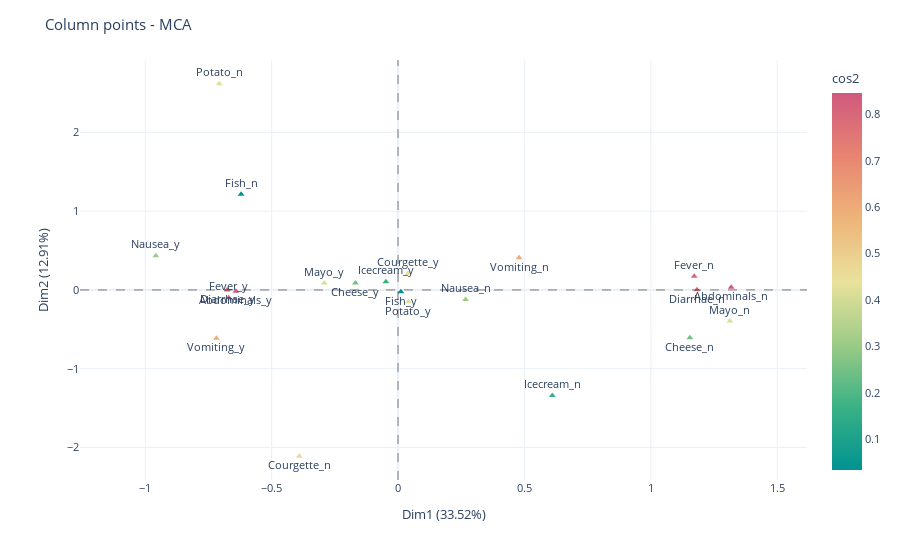

The notebook cell saved with this chart:
### Markdown cell above
Las dimensiones 1 y 2 son suficientes para retener el $46\%$ de la inercia total (variación) contenida en el
datos. No todos los puntos se muestran igual de bien en las dos dimensiones.

### Code cell
mca_plot_cos2(mca2, df2_mca2, choice="columns", top=22, axes1=1, axes2=2)

### Figure 1 — Plotly figure (JSON) as saved in the notebook; plotly's stock layout.template omitted (floating-point values rounded to 4 significant figures)
{"data": [{"hovertemplate": "Dim1=%{x}<br>Dim2=%{y}<br>index=%{text}<br>cos2=%{marker.color}<extra></extra>", "legendgroup": "", "marker": {"color": [0.309, 0.5954, 0.4246, 0.7995, 0.8022, 0.8457, 0.0344, 0.4617, 0.4176, 0.2479, 0.1701, 0.0344, 0.4617, 0.4246, 0.309, 0.5954, 0.1701, 0.2479, 0.8022, 0.7995, 0.4176, 0.8457], "coloraxis": "coloraxis", "symbol": "triangle-up"}, "mode": "markers+text", "name": "", "orientation": "v", "showlegend": false, "text": ["Nausea_y", "Vomiting_y", "Potato_n", "Diarrhae_y", "Fever_y", "Abdominals_y", "Fish_n", "Courgette_n", "Mayo_y", "Cheese_y", "Icecream_y", "Fish_y", "Courgette_y", "Potato_y", "Nausea_n", "Vomiting_n", "Icecream_n", "Cheese_n", "Fever_n", "Diarrhae_n", "Mayo_n", "Abdominals_n"], "textposition": ["top center", "bottom center", "top center", "bottom center", "top center", "bottom center", "top center", "bottom center", "top center", "bottom center", "top center", "bottom center", "top center", "bottom center", "top center", "bottom center", "top center", "bottom center", "top center", "bottom center", "top center", "bottom center"], "type": "scatter", "x": [-0.9582, -0.7185, -0.7073, -0.6759, -0.6696, -0.6412, -0.6208, -0.3907, -0.2917, -0.1684, -0.0479, 0.0115, 0.0391, 0.0408, 0.2674, 0.479, 0.6104, 1.155, 1.172, 1.183, 1.313, 1.318], "xaxis": "x", "y": [0.435, -0.6138, 2.619, -0.0016, -0.0999, -0.0174, 1.213, -2.113, 0.0878, 0.0883, 0.1051, -0.0225, 0.2113, -0.1511, -0.1214, 0.4092, -1.34, -0.6056, 0.1749, 0.0028, -0.3949, 0.0357], "yaxis": "y"}], "layout": {"coloraxis": {"colorbar": {"title": {"text": "cos2"}}, "colorscale": [[0, "rgb(0, 147, 146)"], [0.1667, "rgb(57, 177, 133)"], [0.3333, "rgb(156, 203, 134)"], [0.5, "rgb(233, 226, 156)"], [0.6667, "rgb(238, 180, 121)"], [0.8333, "rgb(232, 132, 113)"], [1, "rgb(207, 89, 126)"]]}, "font": {"size": 11}, "legend": {"tracegroupgap": 0}, "margin": {"t": 60}, "shapes": [{"line": {"color": "black", "dash": "dash", "width": 0.5}, "type": "line", "x0": 0, "x1": 1, "xref": "x domain", "y0": 0, "y1": 0, "yref": "y"}, {"line": {"color": "black", "dash": "dash", "width": 0.5}, "type": "line", "x0": 0, "x1": 0, "xref": "x", "y0": 0, "y1": 1, "yref": "y domain"}], "title": {"text": "Column points - MCA"}, "xaxis": {"anchor": "y", "domain": [0, 1], "range": [-1.258, 1.618], "title": {"text": "Dim1 (33.52%)"}}, "yaxis": {"anchor": "x", "domain": [0, 1], "range": [-2.413, 2.919], "title": {"text": "Dim2 (12.91%)"}}}}
